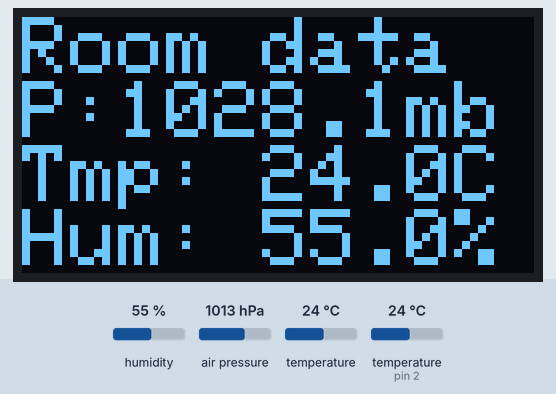
Simulated run of this sketch. Board: Arduino Uno, built with avr-gcc and run on an emulated ATmega328P. Parts: 128×64 one-colour display. The inputs (shaded band) are chosen by the test bench; at power-on: humidity 55 %, air pressure 1013 hPa, temperature (sensor on pin 2) 24 °C, temperature 24 °C. The display library's start-up logo is not drawn; what the sketch prints to the serial monitor is not drawn.

Above: at 3.2 s.
3.3 s: humidity set to 22 %
At 13.6 s:
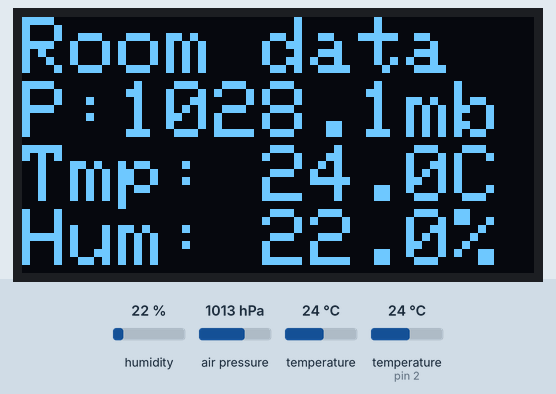
13.9 s: air pressure set to 952 hPa
At 22.9 s:
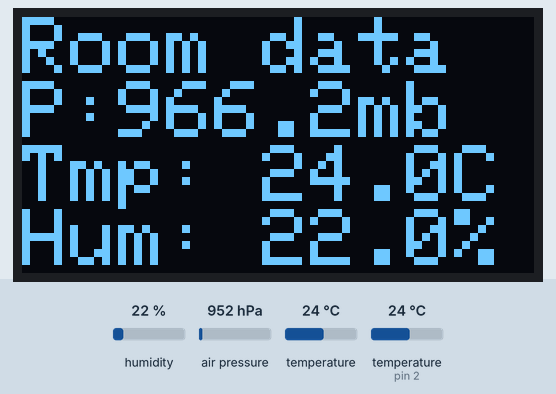
24.1 s: temperature (sensor on pin 2) set to 12 °C
At 33.3 s:
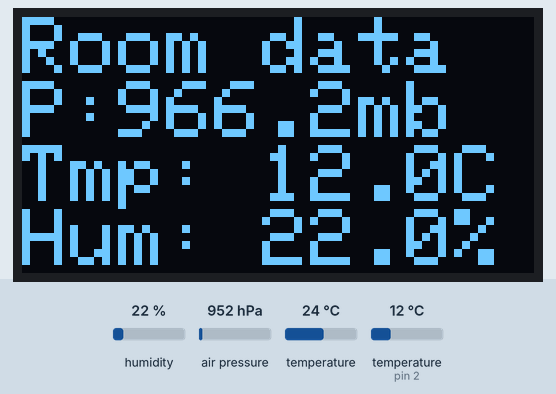
34.3 s: air pressure set to 975 hPa
At 43.6 s:
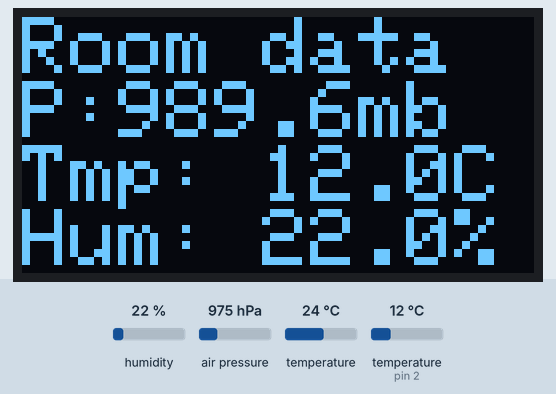
44.4 s: humidity set to 40 %
At 53.9 s:
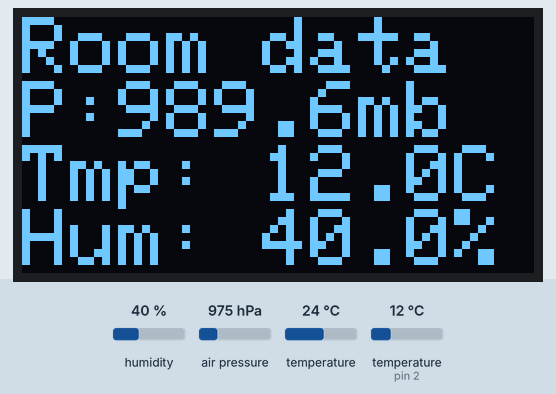
54.6 s: air pressure set to 1000 hPa
At 64.4 s:
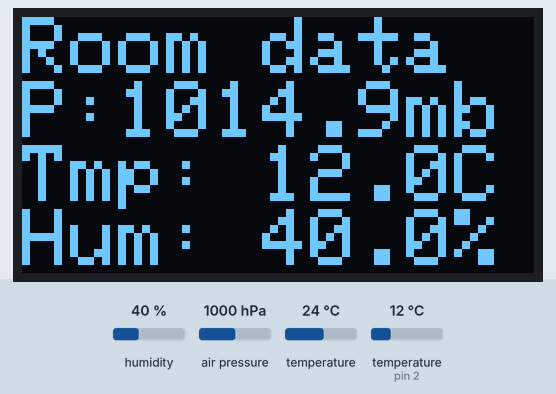
Timing chart, 0 to 65.8 s (numbered marks = the images above; inputs shaded):
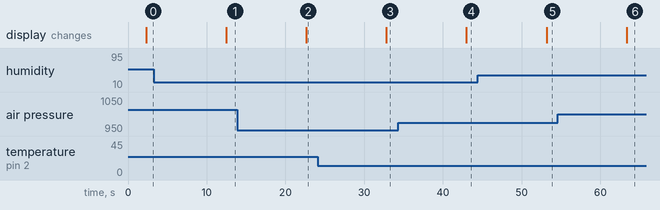

Measured:
- after the input at 3.3 s, the display: changes after 9.2 s (image 1)
- after the input at 13.9 s, the display: changes after 8.8 s (image 2)
- after the input at 24.1 s, the display: changes after 8.7 s (image 3)
- after the input at 34.3 s, the display: changes after 8.7 s (image 4)
- after the input at 44.4 s, the display: changes after 8.8 s (image 5)
- after the input at 54.6 s, the display: changes after 8.7 s (image 6)

The sketch:

TempHumPressOLED.ino
```cpp
// (licence header left out)
// Libraries
#include <Adafruit_SSD1306.h>
#include <DHT.h>
#include <SFE_BMP180.h>

#define OLED_RESET 4
Adafruit_SSD1306 display(OLED_RESET);

#if (SSD1306_LCDHEIGHT != 64)
#error("Height incorrect, please fix Adafruit_SSD1306.h!");
#endif

// Initialize DHT sensor for normal 16mhz Arduino
DHT dht(2, DHT22);

// Create the SFE_BMP180 object
SFE_BMP180 pressure;
#define ALT 125.0 // My altitude in meters

void setup() {
  Serial.begin(9600);

  // by default, we'll generate the high voltage from the 3.3v line internally! (neat!)
  display.begin(SSD1306_SWITCHCAPVCC, 0x3C);  // initialize with the I2C addr 0x3D (for the 128x64)
  // init done

  // Show image buffer on the display hardware
  // Since the buffer is intialized with an Adafruit splashscreen
  // internally, this will display the splashscreen
  display.display();
  delay(2000);

  // Clear the buffer
  display.clearDisplay();

  // Initialize the temperature sensor
  dht.begin();

  Serial.println(F("REBOOT"));
  // Initialize the pressure sensor (it is important to get calibration values stored on the device).
  if (pressure.begin())
  {
    Serial.println(F("BMP180 init success"));
    Serial.print(F("Altitude set at "));
    Serial.print(ALT);
    Serial.println(F(" m above sea level"));
    Serial.println(); // blank line

  }
  else
  {
    // Oops, something went wrong, this is usually a connection problem,
    // see the comments at the top of this sketch for the proper connections.

    Serial.println(F("BMP180 init fail"));
    while(1); // Pause forever

    display.setTextSize(2);
    display.setTextColor(WHITE);
    display.setCursor(0, 0);
    display.println(F("BMP180 init fail"));
  }

}

void loop() {

// Variables
char status;
double T, P, H; // temperature, pressure, relative humidity

  // Pressure measurements
  // You must first get a temperature measurement to perform a pressure reading.
  // Start a temperature measurement:
  // If request is successful, the number of ms to wait is returned.
  // If request is unsuccessful, 0 is returned.

  status = pressure.startTemperature();
  if (status != 0)
  {
    // Wait for the measurement to complete:
    delay(status);

    // Retrieve the completed temperature measurement:
    // Note that the measurement is stored in the variable T.
    // Function returns 1 if successful, 0 if failure.

    status = pressure.getTemperature(T);
    if (status != 0)
    {
      // Print out the measurement:
      Serial.print("temperature: ");
      Serial.print(T,2);
      Serial.print(" deg C, ");
      Serial.print((9.0/5.0)*T+32.0,2);
      Serial.println(" deg F");

      // Start a pressure measurement:
      // The parameter is the oversampling setting, from 0 to 3 (highest res, longest wait).
      // If request is successful, the number of ms to wait is returned.
      // If request is unsuccessful, 0 is returned.

      status = pressure.startPressure(3);
      if (status != 0)
      {
        // Wait for the measurement to complete:
        delay(status);

        // Retrieve the completed pressure measurement:
        // Note that the measurement is stored in the variable P.
        // Note also that the function requires the previous temperature measurement (T).
        // (If temperature is stable, you can do one temperature measurement for a number of pressure measurements.)
        // Function returns 1 if successful, 0 if failure.

        status = pressure.getPressure(P,T);
        if (status != 0)
        {
          // Print out the measurement:
          Serial.print("absolute pressure: ");
          Serial.print(P,2);
          Serial.print(" mb, ");
          Serial.print(P*0.0295333727,2);
          Serial.println(" inHg");

          // The pressure sensor returns abolute pressure, which varies with altitude.
          // To remove the effects of altitude, use the sealevel function and your current altitude.
          // This number is commonly used in weather reports.
          // Parameters: P = absolute pressure in mb, ALT = current altitude in m.
          // Result: P = sea-level compensated pressure in mb

          P = pressure.sealevel(P,ALT);
          Serial.print("relative (sea-level) pressure: ");
          Serial.print(P,2);
          Serial.print(" mb, ");
          Serial.print(P*0.0295333727,2);
          Serial.println(" inHg");
        }
        else Serial.println(F("error retrieving pressure measurement\n"));
      }
      else Serial.println(F("error starting pressure measurement\n"));
    }
    else Serial.println(F("error retrieving temperature measurement\n"));
  }
  else Serial.println(F("error starting temperature measurement\n"));

  // Serial print pressure
  Serial.print("Pressure: ");
  Serial.print(P,1);
  Serial.print(" mb\t");

  // Read humidity and temperature
  H = dht.readHumidity();
  Serial.print("Humidity: ");
  Serial.print(H,1);
  Serial.print("%\t\t");

  T = dht.readTemperature();
  Serial.print("Temperature: ");
  Serial.print(T,1);
  Serial.println("°C");
  Serial.println();             // blank line

  // Display values on screen
  display.clearDisplay();       // avoid "noise" on the display due to serial print commands (unknown cause)
  display.setTextSize(2);
  display.setTextColor(WHITE);
  display.setCursor(0, 0);
  display.println("Room data");

  display.print("P:");
  display.print(P,1);
  display.println("mb");

  display.print("Tmp: ");
  display.print(T,1);
  display.println("C");

  display.print("Hum: ");
  display.print(H,1);
  display.println("%");
  display.display();

  delay(10000);
  display.clearDisplay();

}
```
